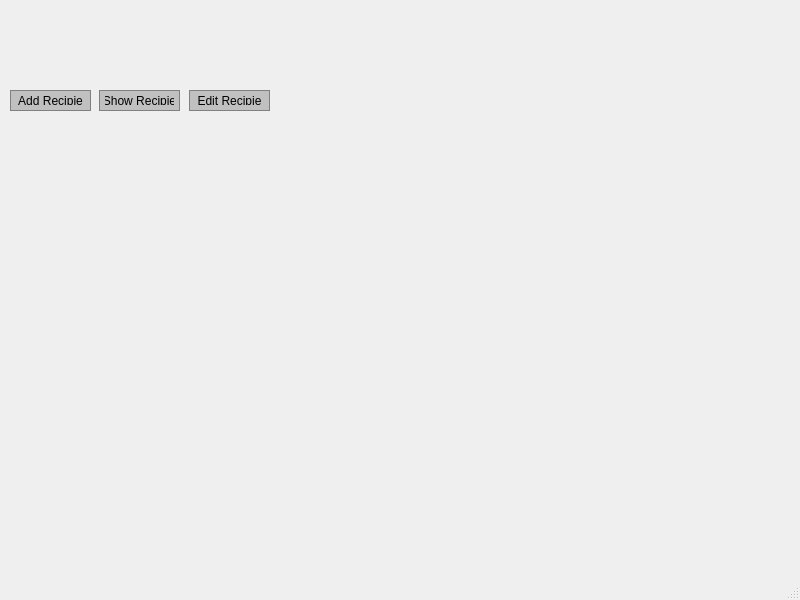
<?xml version="1.0" encoding="UTF-8"?>
<ui version="4.0">
 <class>MainWindow</class>
 <widget class="QMainWindow" name="MainWindow">
  <property name="geometry">
   <rect>
    <x>0</x>
    <y>0</y>
    <width>800</width>
    <height>600</height>
   </rect>
  </property>
  <property name="windowTitle">
   <string>MainWindow</string>
  </property>
  <widget class="QWidget" name="centralwidget">
   <widget class="QWidget" name="gridLayoutWidget">
    <property name="geometry">
     <rect>
      <x>10</x>
      <y>10</y>
      <width>261</width>
      <height>80</height>
     </rect>
    </property>
    <layout class="QGridLayout" name="gridLayout"/>
   </widget>
   <widget class="QPushButton" name="pushButton">
    <property name="geometry">
     <rect>
      <x>10</x>
      <y>90</y>
      <width>81</width>
      <height>21</height>
     </rect>
    </property>
    <property name="styleSheet">
     <string notr="true">QPushButton{
	background-color:#C0C0C0;
	border: 1px solid grey;
	padding: 5px;
}

QPushButton:pressed{
	background-color:#A9A9A9;
	border: 1px solid grey;
	padding: 5px;
}</string>
    </property>
    <property name="text">
     <string>Add Recipie</string>
    </property>
   </widget>
   <widget class="QPushButton" name="pushButton_2">
    <property name="geometry">
     <rect>
      <x>99</x>
      <y>90</y>
      <width>81</width>
      <height>21</height>
     </rect>
    </property>
    <property name="styleSheet">
     <string notr="true">QPushButton{
	background-color:#C0C0C0;
	border: 1px solid grey;
	padding: 5px;
}

QPushButton:pressed{
	background-color:#A9A9A9;
	border: 1px solid grey;
	padding: 5px;
}</string>
    </property>
    <property name="text">
     <string>Show Recipie</string>
    </property>
   </widget>
   <widget class="QPushButton" name="pushButton_3">
    <property name="geometry">
     <rect>
      <x>189</x>
      <y>90</y>
      <width>81</width>
      <height>21</height>
     </rect>
    </property>
    <property name="styleSheet">
     <string notr="true">QPushButton{
	background-color:#C0C0C0;
	border: 1px solid grey;
	padding: 5px;
}

QPushButton:pressed{
	background-color:#A9A9A9;
	border: 1px solid grey;
	padding: 5px;
}</string>
    </property>
    <property name="text">
     <string>Edit Recipie</string>
    </property>
   </widget>
  </widget>
  <widget class="QMenuBar" name="menubar">
   <property name="geometry">
    <rect>
     <x>0</x>
     <y>0</y>
     <width>800</width>
     <height>17</height>
    </rect>
   </property>
  </widget>
  <widget class="QStatusBar" name="statusbar"/>
 </widget>
 <resources/>
 <connections/>
</ui>
